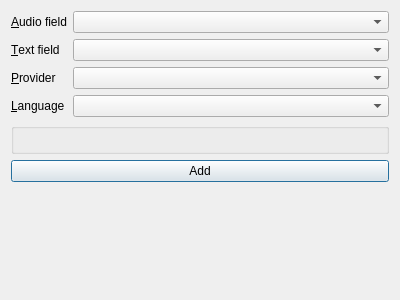
<?xml version="1.0" encoding="UTF-8"?>
<ui version="4.0">
 <class>Dialog</class>
 <widget class="QDialog" name="Dialog">
  <property name="geometry">
   <rect>
    <x>0</x>
    <y>0</y>
    <width>400</width>
    <height>300</height>
   </rect>
  </property>
  <property name="windowTitle">
   <string>Dialog</string>
  </property>
  <layout class="QFormLayout" name="formLayout">
   <item row="13" column="0" colspan="2">
    <widget class="QPushButton" name="addButton">
     <property name="text">
      <string>Add</string>
     </property>
     <property name="default">
      <bool>true</bool>
     </property>
    </widget>
   </item>
   <item row="0" column="0">
    <widget class="QLabel" name="label">
     <property name="text">
      <string>&amp;Audio field</string>
     </property>
     <property name="buddy">
      <cstring>audioField</cstring>
     </property>
    </widget>
   </item>
   <item row="0" column="1">
    <widget class="QComboBox" name="audioField"/>
   </item>
   <item row="1" column="0">
    <widget class="QLabel" name="label_2">
     <property name="text">
      <string>&amp;Text field</string>
     </property>
     <property name="buddy">
      <cstring>textField</cstring>
     </property>
    </widget>
   </item>
   <item row="1" column="1">
    <widget class="QComboBox" name="textField"/>
   </item>
   <item row="2" column="0">
    <widget class="QLabel" name="label_3">
     <property name="text">
      <string>&amp;Provider</string>
     </property>
     <property name="buddy">
      <cstring>provider</cstring>
     </property>
    </widget>
   </item>
   <item row="2" column="1">
    <widget class="QComboBox" name="provider"/>
   </item>
   <item row="3" column="0">
    <widget class="QLabel" name="label_4">
     <property name="text">
      <string>&amp;Language</string>
     </property>
     <property name="buddy">
      <cstring>lang</cstring>
     </property>
    </widget>
   </item>
   <item row="3" column="1">
    <widget class="QComboBox" name="lang"/>
   </item>
   <item row="6" column="0" colspan="2">
    <widget class="QGroupBox" name="providerOptionsGroup">
     <property name="title">
      <string/>
     </property>
    </widget>
   </item>
  </layout>
 </widget>
 <tabstops>
  <tabstop>addButton</tabstop>
 </tabstops>
 <resources/>
 <connections/>
</ui>
